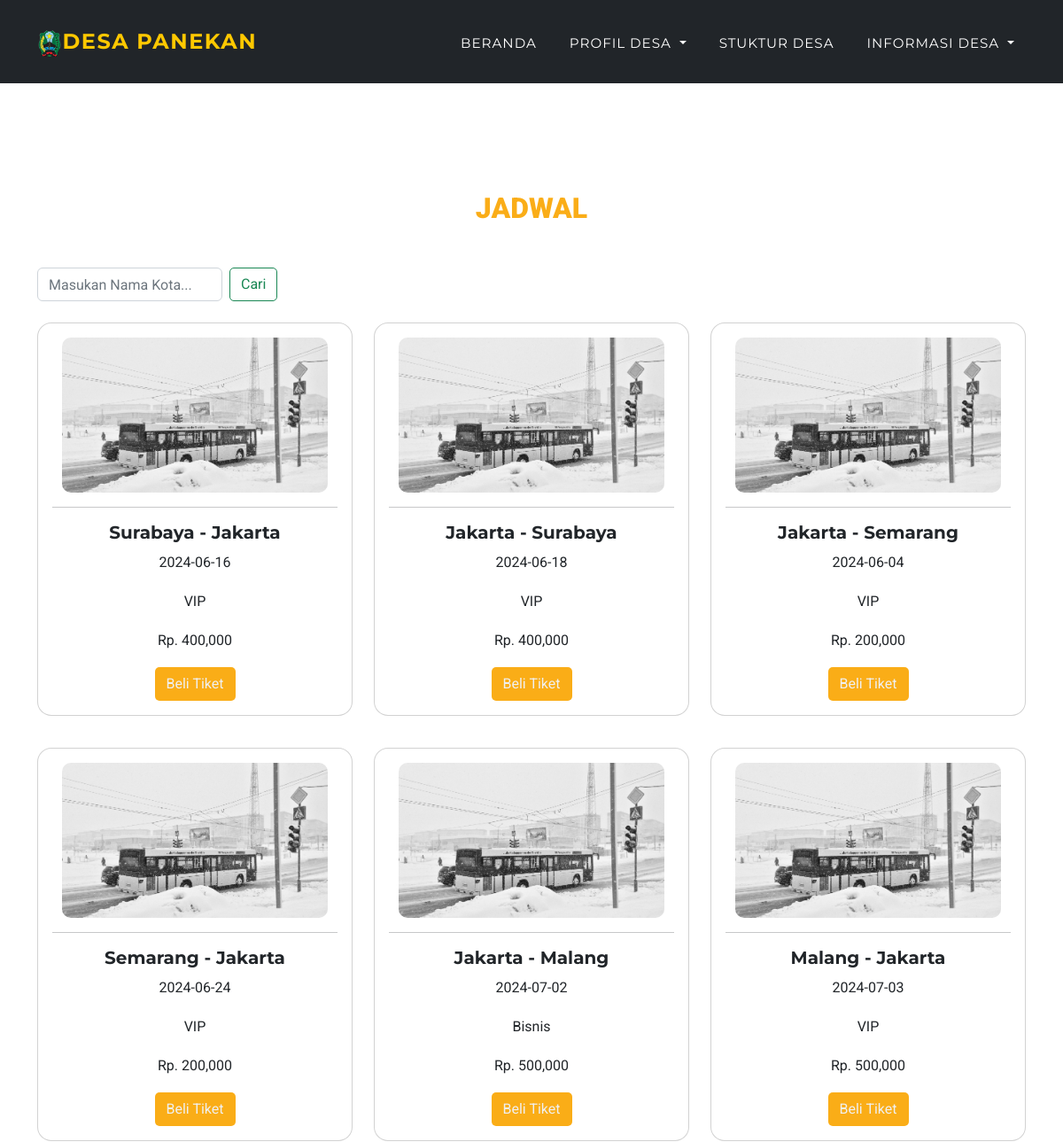
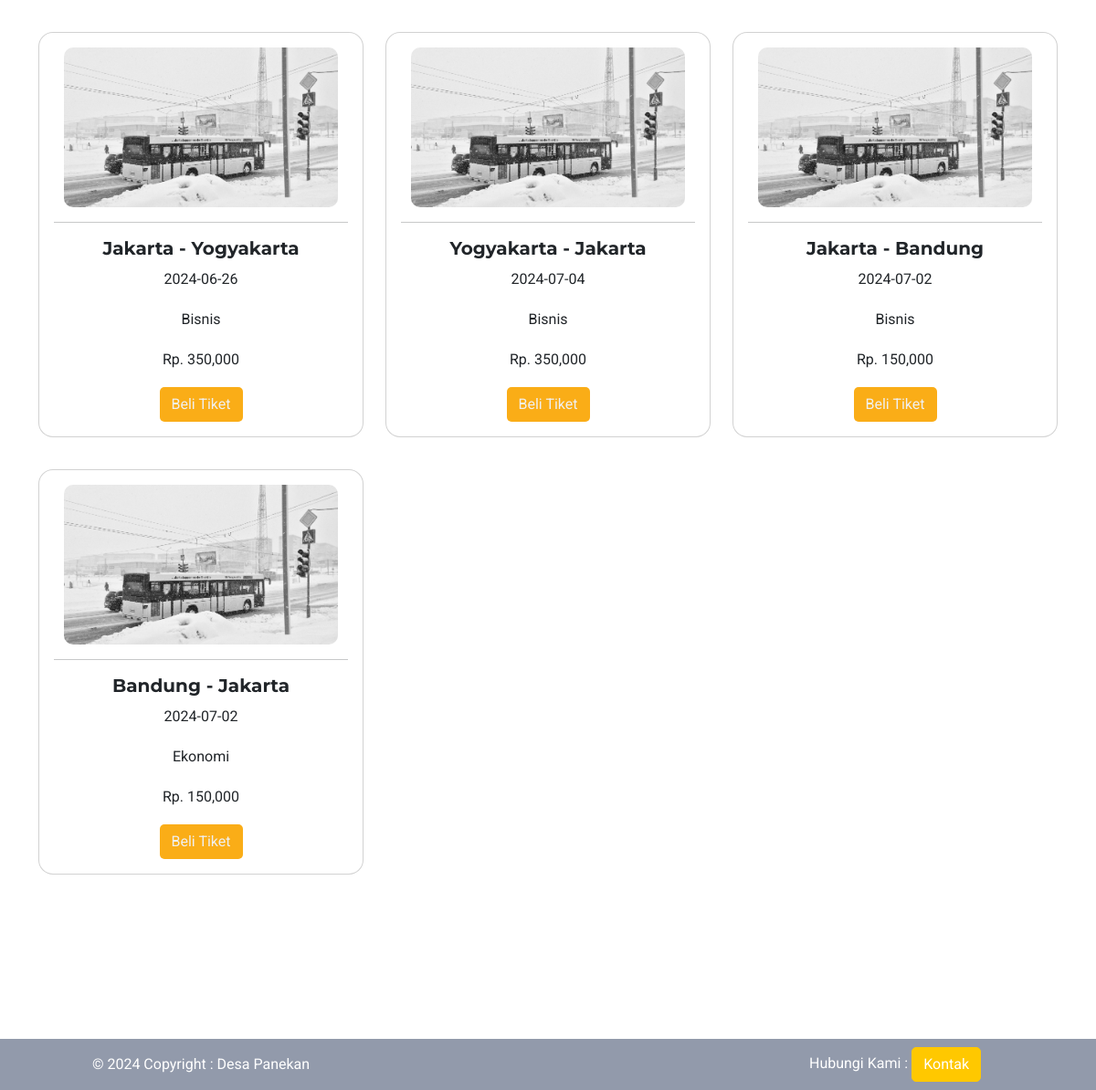
The app's page /home.php with its own data (2 pictures, top to bottom).
### tables this page shows
CREATE TABLE `jadwal` (
  `id_jadwal` int(11) NOT NULL,
  `id_kelas` int(5) NOT NULL,
  `asal` varchar(100) NOT NULL,
  `tujuan` varchar(10) NOT NULL,
  `tanggal` date NOT NULL,
  `harga_produk` int(11) NOT NULL,
  `foto` varchar(100) NOT NULL,
  `jam_berangkat` time NOT NULL,
  `jam_datang` time NOT NULL
);

CREATE TABLE `kelas` (
  `id_kelas` int(5) NOT NULL,
  `nama_kelas` varchar(100) NOT NULL
);

### home.php (the view, shortened to what this page needs)
<?php
include 'koneksi.php';
?>
<!DOCTYPE html>
<html>
<head>
    <link rel="stylesheet" type="text/css" href="css/style1.css">
    <link rel="stylesheet" type="text/css" href="css/animate.css">
    <link rel="stylesheet" href="https://cdnjs.cloudflare.com/ajax/libs/font-awesome/4.7.0/css/font-awesome.min.css">
    <link rel="stylesheet" type="text/css" href="css/owl.carousel.css">
    <link rel="stylesheet" href="https://stackpath.bootstrapcdn.com/bootstrap/4.5.2/css/bootstrap.min.css">
</head>
<body>
<?php include 'nav.php'; ?>
<br><br><br>
<section class="produk wow fadeInUp">
	<h4 style="text-align: center;">Jadwal</h4> </h4><br><br>
	<div class="container">
		<form class="form-inline my-2 my-lg-0" action="pencarian.php" method="GET">
			<input class="form-control mr-sm-2" type="search" placeholder="Masukan Nama Kota..." aria-label="Search" name="keyword">
			<button class="btn btn-outline-success my-2 my-sm-0" type="submit">Cari</button>
		</form><br>
		<div class="row">
			<?php $ambil = $koneksi->query("SELECT * FROM jadwal inner join kelas on jadwal.id_kelas = kelas.id_kelas"); ?>
			<?php while ($perproduk = $ambil-> fetch_assoc()){ ?>
			<div class="col-sm-4">
				<div class="card" style="margin-bottom: 10%; text-align:center;">
					<div class="card-body">
						<img src="img/<?php echo $perproduk['foto']; ?>" alt="" style="width: 300px; height:175px;">
						<hr>
						<h5 class="card-title"><?php echo $perproduk['asal']; ?> - <?php echo $perproduk['tujuan']; ?></h5>
						<p class="card-text"><?php echo $perproduk['tanggal']; ?></p>
						<p class="card-text"><?php echo $perproduk['nama_kelas']; ?></p>
						<p class="card-text">Rp. <?php echo number_format($perproduk['harga_produk']); ?></p>
						<a href="seat.php?id=<?php echo $perproduk['id_jadwal'] ?>" class="btn btn-beli">Beli Tiket</a>
					</div>
				</div>
			</div>
			<?php } ?>
		</div>
	</div>
</section>
<?php include 'footer.php'; ?>
</body>
</html>

### nav.php (shortened to what this page needs)
<!DOCTYPE html>
<html lang="en">
    <head>
        <link href="css/index.css" rel="stylesheet" />
        <link rel="stylesheet" href="style.css">
    </head>
    <body id="page-top">
        <nav class="navbar navbar-expand-lg fixed-top" id="mainNav">
            <div class="container">
                <a class="navbar-brand" href="index.php"><img src="img/logodesa.png"  alt="" />Desa Panekan</a>
                <div class="collapse navbar-collapse" id="navbarResponsive">
                    <ul class="navbar-nav text-uppercase ms-auto py-4 py-lg-0">
                        <li class="nav-item"><a class="nav-link" href="home.php">Beranda</a></li>
                        <li class="nav-item dropdown">
                            <a class="nav-link dropdown-toggle" href="#" role="button" data-bs-toggle="dropdown" aria-expanded="false">
                                Profil Desa
                            </a>
                        </li>
                        <li class="nav-item"><a class="nav-link" href="struktur.php">Stuktur Desa</a></li>
                        <li class="nav-item dropdown">
                            <a class="nav-link dropdown-toggle" href="#" role="button" data-bs-toggle="dropdown" aria-expanded="false">
                                Informasi Desa
                            </a>
                        </li>
                    </ul>
                </div>
            </div>
        </nav>
    </body>
</html>

### footer.php (shortened to what this page needs)
<link rel="stylesheet" type="text/css" href="css/style1.css">
<footer>
  <div class="container text-center">
    <div class="row align-items-center">
      <div class="col py-3">
      <div class="text-left" style="display: inline-block;">© 2024 Copyright :
          <a style="color: white">Desa Panekan</a>
        </div>
      </div>
      <div class="col">
      <a>Hubungi Kami : </a>
      <a href="https://wa.me/6285933100004" class="btn btn-primary" target="_blank">Kontak</a>
      </div>
    </div>
  </div>
</footer>

### style.css (style rules this page uses)
body { font-family: roboto; }
h4 { font-family: 'Roboto', sans-serif; font-weight: 900; color:#FAA501E8 !important; text-transform: uppercase; margin: 0; font-size: 2rem; }
.navbar { background-color: #212529 !important; padding-bottom: 10px; }
.nav-link { color: #fff !important; margin-right: 5px; margin-top:5px; }
.btn { border-radius:5px !important; }
.btn-beli { background-color: #FAA501E8; color: #F0F0F0; }
img { border-radius: 10px; }
footer { background-color: #929AAB !important; color: white; }

### records on screen
jadwal: foto (picture), asal "Surabaya", tujuan "Jakarta", tanggal "2024-06-16", id_kelas.nama_kelas "VIP", harga_produk "400,000"
jadwal: foto (picture), asal "Jakarta", tujuan "Surabaya", tanggal "2024-06-18", id_kelas.nama_kelas "VIP", harga_produk "400,000"
jadwal: foto (picture), asal "Jakarta", tujuan "Semarang", tanggal "2024-06-04", id_kelas.nama_kelas "VIP", harga_produk "200,000"
jadwal: foto (picture), asal "Semarang", tujuan "Jakarta", tanggal "2024-06-24", id_kelas.nama_kelas "VIP", harga_produk "200,000"
jadwal: foto (picture), asal "Jakarta", tujuan "Malang", tanggal "2024-07-02", id_kelas.nama_kelas "Bisnis", harga_produk "500,000"
jadwal: foto (picture), asal "Malang", tujuan "Jakarta", tanggal "2024-07-03", id_kelas.nama_kelas "VIP", harga_produk "500,000"
jadwal: foto (picture), asal "Jakarta", tujuan "Yogyakarta", tanggal "2024-06-26", id_kelas.nama_kelas "Bisnis", harga_produk "350,000"
jadwal: foto (picture), asal "Yogyakarta", tujuan "Jakarta", tanggal "2024-07-04", id_kelas.nama_kelas "Bisnis", harga_produk "350,000"
jadwal: foto (picture), asal "Jakarta", tujuan "Bandung", tanggal "2024-07-02", id_kelas.nama_kelas "Bisnis", harga_produk "150,000"
jadwal: foto (picture), asal "Bandung", tujuan "Jakarta", tanggal "2024-07-02", id_kelas.nama_kelas "Ekonomi", harga_produk "150,000"
